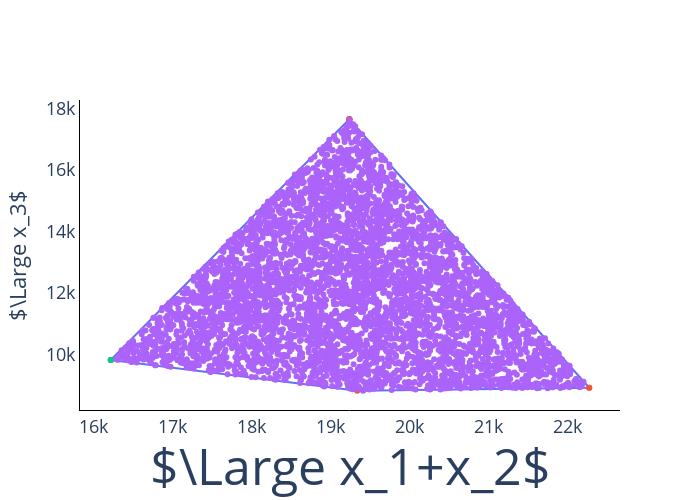

The notebook cell saved with this chart:
### Code cell
fig = go.Figure()



fig.add_trace(go.Scatter(x=hull_sum.points[np.append(hull_sum.vertices,hull_sum.vertices[0])][:,1],
                          y=hull_sum.points[np.append(hull_sum.vertices,hull_sum.vertices[0])][:,0],
                          #z=data_detail_sum[:,2],
                          mode='lines'))

fig.add_trace(go.Scatter(x=data_detail_sum[:,1],
                          y=data_detail_sum[:,0],
                          #z=data_detail_sum[:,2],
                          mode='markers',name='MGA solutions'))

fig.add_trace(go.Scatter(y=[inital_solution[2]],
                          x=[inital_solution[0]+inital_solution[1]],
                          #z=[np.mean(data_detail_sum,axis=0)[2]],
                          mode='markers',name='Initial_solution'))

fig.add_trace(go.Scatter(x=interior_points_sum[:,1],
                          y=interior_points_sum[:,0],
                          #z=[np.mean(data_detail_sum,axis=0)[2]],
                          mode='markers',name='Interrior_points'))
fig.update_yaxes(title_text='$\Large x_3$')
fig.update_xaxes(title_text='$\Large x_1+x_2$',title_font=dict(size=50))

fig.update_layout(
    autosize=False,
    width=700,
    height=500,
    showlegend=False,
    font_size=18,
    paper_bgcolor='rgba(0,0,0,0)',
    plot_bgcolor='rgba(0,0,0,0)'
)
fig.update_xaxes(showline=True, linewidth=1, linecolor='black',)
fig.update_yaxes(showline=True, linewidth=1, linecolor='black',)

fig.write_image("C:/Users\Tim\OneDrive - Aarhus universitet\Speciale\Report\Images\multi_1.pdf")
fig.show()

### Figure 1 — Plotly figure (JSON) as saved in the notebook; plotly's stock layout.template omitted (floating-point values rounded to 4 significant figures; data arrays with more than 128 entries replaced by an {"elided": "..."} marker saying what was removed)
{"data": [{"mode": "lines", "type": "scatter", "x": [19340.0, 16220.0, 19240.0, 22280.0, 19340.0], "y": [8814.0, 9814.0, 17660.0, 8911.0, 8814.0]}, {"mode": "markers", "name": "MGA solutions", "type": "scatter", "x": [19340.0, 16220.0, 19240.0, 19240.0, 22280.0, 19240.0, 19240.0, 22280.0, 19240.0, 16220.0], "y": [8814.0, 9814.0, 17660.0, 17660.0, 8911.0, 17660.0, 17660.0, 8911.0, 17660.0, 9814.0]}, {"mode": "markers", "name": "Initial_solution", "type": "scatter", "x": [16220.0], "y": [9814.0]}, {"mode": "markers", "name": "Interrior_points", "type": "scatter", "x": {"elided": "4999 float values"}, "y": {"elided": "4999 float values"}}], "layout": {"autosize": false, "font": {"size": 18}, "height": 500, "paper_bgcolor": "rgba(0,0,0,0)", "plot_bgcolor": "rgba(0,0,0,0)", "showlegend": false, "width": 700, "xaxis": {"linecolor": "black", "linewidth": 1, "showline": true, "title": {"font": {"size": 50}, "text": "$\\Large x_1+x_2$"}}, "yaxis": {"linecolor": "black", "linewidth": 1, "showline": true, "title": {"text": "$\\Large x_3$"}}}}
